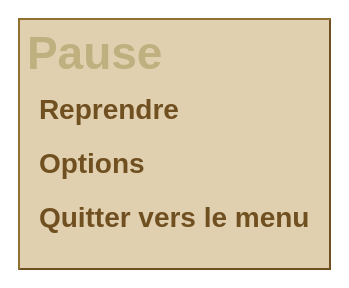
<?xml version="1.0" encoding="UTF-8"?>
<ui version="4.0">
 <class>PauseScreen</class>
 <widget class="QWidget" name="PauseScreen">
  <property name="styleSheet">
   <string notr="true">#PauseScreen {
    background-color: #d0c0a0;
    font-family: "Pixelify Sans", monospace;
    font-size: 20px;
    color: #302000;
}

#PauseScreen {
    background-color: transparent;
}

#PauseScreen QLabel#pauseTitle {
    color: #c0b080;
    font-family: "Press Start 2P", monospace;
    font-size: 46px;
    font-weight: bold;
}

#PauseScreen QWidget#menuCard {
    background-color: #e0d0b0;
    border: 2px solid #302000;
    border-top-color: #907030;
    border-left-color: #907030;
    border-bottom-color: #705020;
    border-right-color: #705020;
    padding: 24px;
}

#PauseScreen QPushButton {
    color: #705020;
    background: transparent;
    border: none;
    border-radius: 0;
    text-align: left;
    padding: 8px 12px;
    font-size: 28px;
    font-weight: bold;
}

#PauseScreen QPushButton:hover, #PauseScreen QPushButton:focus {
    color: #c0a060;
}

#PauseScreen QPushButton:disabled {
    color: #907030;
}</string>
  </property>
  <layout class="QVBoxLayout" name="outerLayout">
   <item>
    <spacer name="topSpacer">
     <property name="orientation"><enum>Qt::Vertical</enum></property>
    </spacer>
   </item>
   <item>
    <layout class="QHBoxLayout" name="centerRow">
     <item>
      <spacer name="leftSpacer">
       <property name="orientation"><enum>Qt::Horizontal</enum></property>
      </spacer>
     </item>
     <item>
      <widget class="hmi::ParchmentPanel" name="menuCard">
       <layout class="QVBoxLayout" name="cardLayout">
        <item>
         <widget class="hmi::TitleBanner" name="pauseTitle">
          <property name="text"><string>Pause</string></property>
         </widget>
        </item>
        <item>
         <spacer name="titleSpacer">
          <property name="orientation"><enum>Qt::Vertical</enum></property>
     <property name="sizeHint" stdset="0"><size><width>0</width><height>0</height></size></property>
         </spacer>
        </item>
        <item>
         <widget class="hmi::MenuEntryButton" name="resumeButton">
          <property name="cursor"><cursorShape>PointingHandCursor</cursorShape></property>
          <property name="text"><string>Reprendre</string></property>
          <property name="flat"><bool>true</bool></property>
         </widget>
        </item>
        <item>
         <widget class="hmi::MenuEntryButton" name="optionsButton">
          <property name="cursor"><cursorShape>PointingHandCursor</cursorShape></property>
          <property name="text"><string>Options</string></property>
          <property name="flat"><bool>true</bool></property>
         </widget>
        </item>
        <item>
         <widget class="hmi::MenuEntryButton" name="quitButton">
          <property name="cursor"><cursorShape>PointingHandCursor</cursorShape></property>
          <property name="text"><string>Quitter vers le menu</string></property>
          <property name="flat"><bool>true</bool></property>
         </widget>
        </item>
        <item>
         <widget class="QLabel" name="hintsLabel">
          <property name="text"><string/></property>
          <property name="textFormat"><enum>Qt::RichText</enum></property>
          <property name="alignment"><set>Qt::AlignCenter</set></property>
         </widget>
        </item>
       </layout>
      </widget>
     </item>
     <item>
      <spacer name="rightSpacer">
       <property name="orientation"><enum>Qt::Horizontal</enum></property>
      </spacer>
     </item>
    </layout>
   </item>
   <item>
    <spacer name="bottomSpacer">
     <property name="orientation"><enum>Qt::Vertical</enum></property>
    </spacer>
   </item>
  </layout>
 </widget>
 <customwidgets>
  <customwidget>
   <class>hmi::TitleBanner</class>
   <extends>QLabel</extends>
   <header>HMI/Interface/TitleBanner.h</header>
  </customwidget>
  <customwidget>
   <class>hmi::ParchmentPanel</class>
   <extends>QWidget</extends>
   <header>HMI/Interface/ParchmentPanel.h</header>
   <container>1</container>
  </customwidget>
  <customwidget>
   <class>hmi::MenuEntryButton</class>
   <extends>QPushButton</extends>
   <header>HMI/Interface/MenuEntryButton.h</header>
  </customwidget>
 </customwidgets>
 <resources/>
 <connections/>
</ui>
